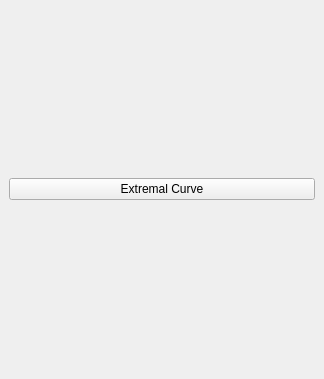
<?xml version="1.0" encoding="UTF-8"?>
<ui version="4.0">
 <class>DockWidget</class>
 <widget class="QDockWidget" name="DockWidget">
  <property name="geometry">
   <rect>
    <x>0</x>
    <y>0</y>
    <width>324</width>
    <height>379</height>
   </rect>
  </property>
  <property name="windowTitle">
   <string>DockWidget</string>
  </property>
  <widget class="QWidget" name="dockWidgetContents">
   <layout class="QGridLayout" name="gridLayout">
    <item row="0" column="0">
     <widget class="QPushButton" name="pushButton">
      <property name="text">
       <string>Extremal Curve</string>
      </property>
     </widget>
    </item>
   </layout>
  </widget>
 </widget>
 <resources/>
 <connections/>
</ui>
